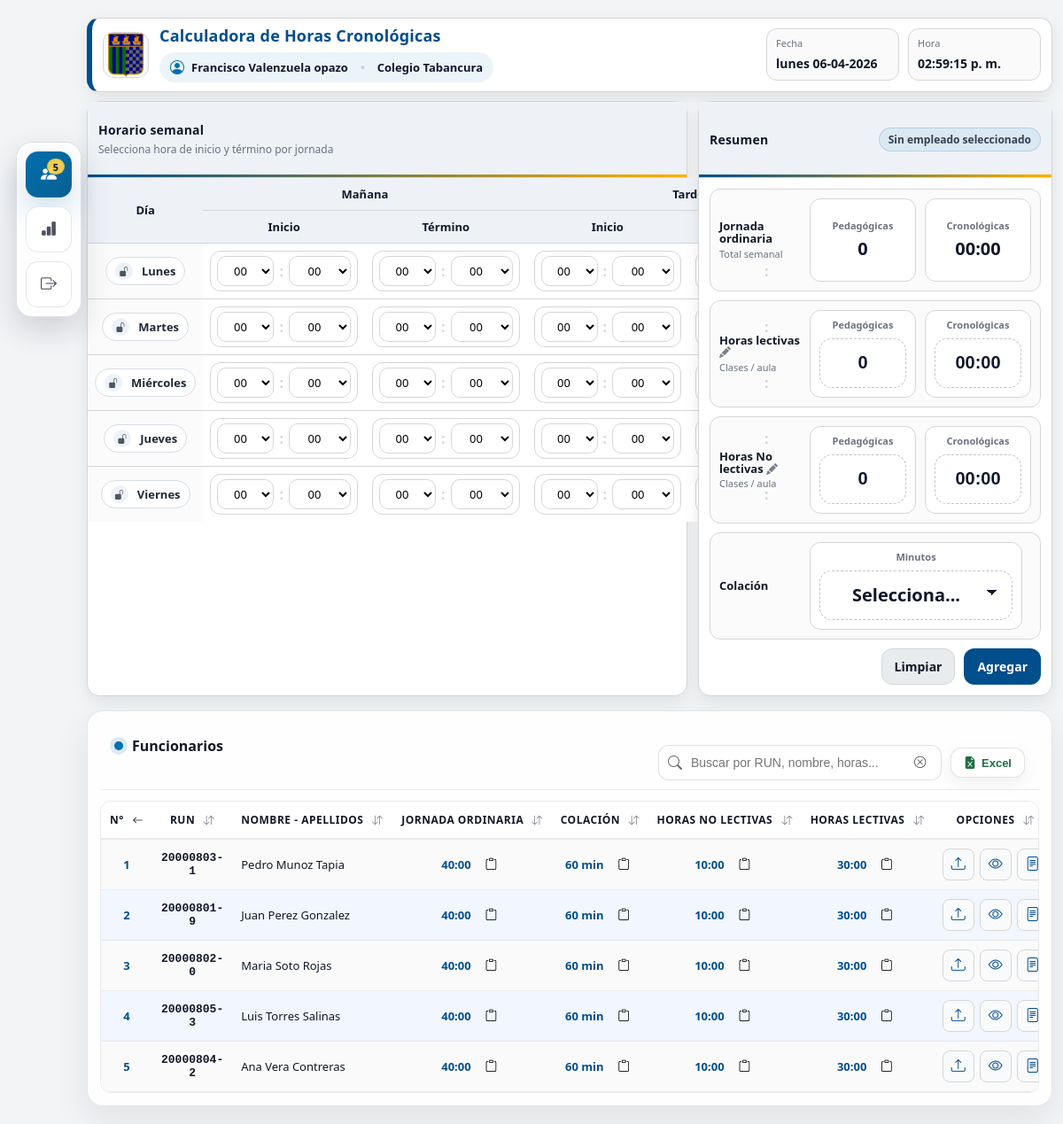
The app's page /index.php (signed in), older data.
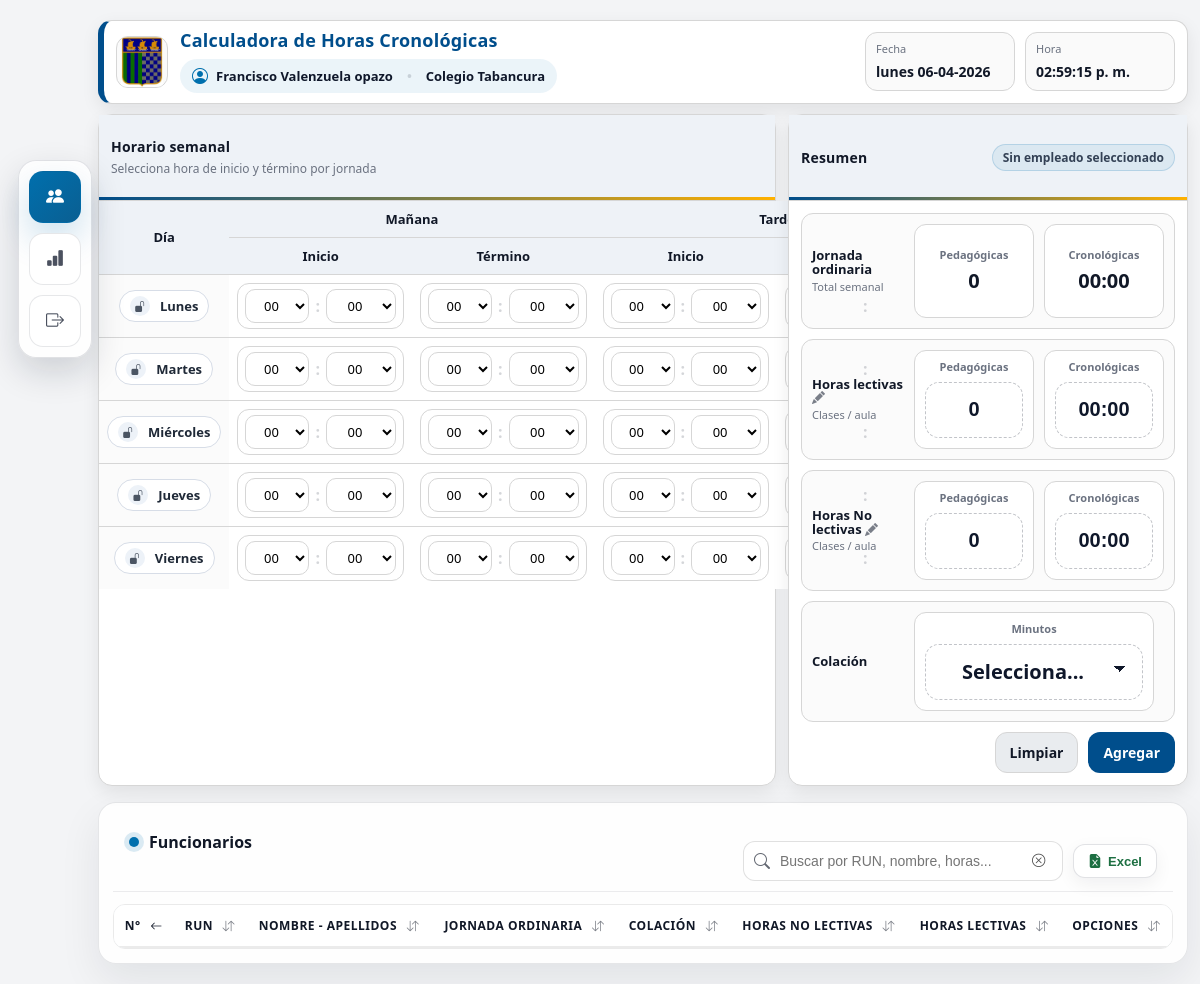
The same page, newer data.
### tables this page shows
CREATE TABLE `empleados` (
  `id_empleado` int(11) NOT NULL,
  `codigo` varchar(30) NOT NULL,
  `run` varchar(12) NOT NULL,
  `id_colegio` int(11) NOT NULL,
  `nombres` varchar(80) NOT NULL,
  `apellido_paterno` varchar(60) NOT NULL,
  `apellido_materno` varchar(60) NOT NULL,
  `email` varchar(120) DEFAULT NULL,
  `telefono` varchar(30) DEFAULT NULL,
  `activo` tinyint(4) NOT NULL DEFAULT 1,
  `created_at` timestamp NOT NULL DEFAULT current_timestamp(),
  `updated_at` timestamp NULL DEFAULT NULL,
  `foto` varchar(255) DEFAULT NULL,
  `genero` int(11) NOT NULL
);

CREATE TABLE `contratos_empleado` (
  `id_contrato` int(11) NOT NULL,
  `id_empleado` int(11) NOT NULL,
  `fecha_inicio` date NOT NULL,
  `fecha_fin` date DEFAULT NULL,
  `horas_semanales_cron` int(11) NOT NULL,
  `horas_lectivas` int(11) NOT NULL DEFAULT 0,
  `horas_no_lectivas` int(11) NOT NULL DEFAULT 0,
  `min_colacion_diaria` int(11) NOT NULL DEFAULT 0,
  `observacion` varchar(255) DEFAULT NULL,
  `created_at` timestamp NOT NULL DEFAULT current_timestamp()
);

### index.php (the view, shortened to what the rows shown need)
<?php
require_once __DIR__ . "/class/conexion.php";
require_once __DIR__ . "/class/funciones.php";
require_once __DIR__ . "/class/helpers.php";
$db = new MySQL("qaseduc_calculo_horario", "qaseduc_ucomun", "jorquera86;");
$funciones = new Funciones($db);
$idUsuarioSesion = (int)($_SESSION["id_usuario"] ?? 0);
$esSuperAdminOperativo = $funciones->usuarioTieneRol($idUsuarioSesion, 1);
$verTodosColegios = $esSuperAdminOperativo;
$empleados = $funciones->obtenerEmpleadosConResumen($_SESSION["id_colegio"], $verTodosColegios);
?>
<!doctype html>
<html lang="es">
<head>
    <link rel="stylesheet" type="text/css" href="css/principal.css?v=<?= filemtime(__DIR__ . '/css/principal.css') ?>">
    <link rel="stylesheet" type="text/css" href="css/menu_lateral.css?v=<?= filemtime(__DIR__ . '/css/menu_lateral.css') ?>">
    <link rel="stylesheet" type="text/css" href="css/modales.css?v=<?= filemtime(__DIR__ . '/css/modales.css') ?>">
    <link rel="stylesheet" type="text/css" href="css/index.css?v=<?= filemtime(__DIR__ . '/css/index.css') ?>">
</head>
<link rel="stylesheet" href="https://cdn.jsdelivr.net/npm/bootstrap-icons@1.11.3/font/bootstrap-icons.min.css">
<div class="page">
    <?php include __DIR__ . "/header.php"; ?>
    <main class="content">
        <section class="card">
            <div class="card-head card-head-balanced">
                <div class="card-head-main">
                    <h2>Horario semanal</h2>
                </div>
            </div>
            <div class="table-wrap">
                <table>
                    <thead>
                        <tr>
                            <th rowspan="2">Día</th>
                            <th colspan="2">Mañana</th>
                            <th colspan="2">
                                <div style="display:flex;align-items:center;justify-content:center;gap:10px;">
                                    <span>Tarde</span>
                                </div>
                            </th>
                        </tr>
                        <tr>
                            <th>Inicio</th>
                            <th>Término</th>
                            <th>Inicio</th>
                            <th>Término</th>
                        </tr>
                    </thead>
                </table>
            </div>
        </section>
        <aside class="card">
            <div class="card-head card-head-balanced">
                <div class="card-head-main">
                    <h2>Resumen</h2>
                </div>
            </div>
        </aside>
    </main>
<div class="panel empleados-panel">
  <div class="emp-table-wrap">
    <table class="emp-table" id="empTable">
      <thead>
        <tr>
          <th class="sortable" data-type="number">N° <i class="bi bi-arrow-down-up sort-ico"></i></th>
          <th class="sortable" data-type="text">RUN <i class="bi bi-arrow-down-up sort-ico"></i></th>
          <th class="sortable" data-type="text">Nombre - Apellidos <i class="bi bi-arrow-down-up sort-ico"></i></th>
          <th class="sortable" data-type="time">
            <span class="th-flex">
              Jornada Ordinaria
            </span>
            <i class="bi bi-arrow-down-up sort-ico"></i>
          </th>
          <th class="sortable" data-type="minutes">
            <span class="th-flex">
              Colación
            </span>
            <i class="bi bi-arrow-down-up sort-ico"></i>
          </th>
          <th class="sortable" data-type="time">
            <span class="th-flex">
              Horas No Lectivas
            </span>
            <i class="bi bi-arrow-down-up sort-ico"></i>
          </th>
          <th class="sortable" data-type="time">
            <span class="th-flex">
              Horas Lectivas
            </span>
            <i class="bi bi-arrow-down-up sort-ico"></i>
          </th>
          <th class="sortable" data-type="text">Opciones <i class="bi bi-arrow-down-up sort-ico"></i></th>
        </tr>
      </thead>
      <tbody>
        <?php $contador = 1; foreach($empleados as $e):
          $nombresEmp = trim((string)($e['nombres'] ?? ''));
          $apPatEmp = trim((string)($e['apellido_paterno'] ?? ''));
          $apMatEmp = trim((string)($e['apellido_materno'] ?? ''));
          $runEmp = trim((string)($e['run'] ?? ''));
          $generoEmp = trim((string)($e['genero'] ?? ''));
          $nomColegioEmp = trim((string)($e['nco_colegio'] ?? ($e['nom_colegio'] ?? '')));
          $nombre = trim($nombresEmp.' '.$apPatEmp.' '.$apMatEmp);
          $idEmpleado  = (int)$e['id_empleado'];
          $idContrato  = (int)($e['id_contrato'] ?? 0);
          $jornadaMin = (int)($e['horas_semanales_cron'] ?? 0);
          $jornadaTxt = minutosAHHMM($jornadaMin);
          $lectivasTxt   = isset($e['horas_lectivas_hhmm']) ? $e['horas_lectivas_hhmm'] : '00:00';
          $noLectivasTxt = isset($e['horas_no_lectivas_hhmm']) ? $e['horas_no_lectivas_hhmm'] : '00:00';
          $colacionMin = (int)($e['min_colacion_diaria'] ?? 0);
          $colacionTxt = $colacionMin . ' min';
          $obs = trim((string)($e['observacion'] ?? ''));
        ?>
        <tr data-filter="<?= htmlspecialchars(mb_strtolower($contador.' '.$runEmp.' '.$nombre.' '.$nomColegioEmp.' '.$jornadaTxt.' '.$colacionTxt.' '.$noLectivasTxt.' '.$lectivasTxt), ENT_QUOTES) ?>">
          <td class="cell-num" data-col="N°" data-value="<?= $contador ?>"><?= $contador ?></td>
          <td class="cell-run" data-col="RUN" data-value="<?= htmlspecialchars($runEmp, ENT_QUOTES) ?>">
            <?= htmlspecialchars($runEmp) ?>
          </td>
          <td class="cell-nombre" data-col="Nombre" data-value="<?= htmlspecialchars($nombre, ENT_QUOTES) ?>">
            <?= htmlspecialchars($nombre) ?>
          </td>
          <td class="cell-center" data-col="Jornada Ordinaria" data-type="time" data-value="<?= htmlspecialchars($jornadaTxt, ENT_QUOTES) ?>">
            <div class="cell-copy">
              <span class="cell-val"><?= htmlspecialchars($jornadaTxt) ?></span>
              <button type="button" class="meta-copy" title="Copiar"
                onclick="copiarDato('<?= htmlspecialchars($jornadaTxt, ENT_QUOTES) ?>')">
                <i class="bi bi-clipboard"></i>
              </button>
            </div>
          </td>
          <td class="cell-center" data-col="Colación" data-type="minutes" data-value="<?= htmlspecialchars($colacionTxt, ENT_QUOTES) ?>">
            <div class="cell-copy">
              <span class="cell-val"><?= htmlspecialchars($colacionTxt) ?></span>
              <button type="button" class="meta-copy" title="Copiar"
                onclick="copiarDato('<?= htmlspecialchars($colacionTxt, ENT_QUOTES) ?>')">
                <i class="bi bi-clipboard"></i>
              </button>
            </div>
          </td>
          <td class="cell-center" data-col="Horas No Lectivas" data-type="time" data-value="<?= htmlspecialchars($noLectivasTxt, ENT_QUOTES) ?>">
            <div class="cell-copy">
              <span class="cell-val"><?= htmlspecialchars($noLectivasTxt) ?></span>
              <button type="button" class="meta-copy" title="Copiar"
                onclick="copiarDato('<?= htmlspecialchars($noLectivasTxt, ENT_QUOTES) ?>')">
                <i class="bi bi-clipboard"></i>
              </button>
            </div>
          </td>
          <td class="cell-center" data-col="Horas Lectivas" data-type="time" data-value="<?= htmlspecialchars($lectivasTxt, ENT_QUOTES) ?>">
            <div class="cell-copy">
              <span class="cell-val"><?= htmlspecialchars($lectivasTxt) ?></span>
              <button type="button" class="meta-copy" title="Copiar"
                onclick="copiarDato('<?= htmlspecialchars($lectivasTxt, ENT_QUOTES) ?>')">
                <i class="bi bi-clipboard"></i>
              </button>
            </div>
          </td>
          <td class="cell-opciones" data-col="Opciones" data-value="opciones">
            <div class="cell-actions">
              <button type="button" class="btn-table-icon" title="Cargar horario"
                data-id-empleado="<?= $idEmpleado ?>"
                data-id-contrato="<?= $idContrato ?>"
                data-empleado-nombre="<?= htmlspecialchars($nombre, ENT_QUOTES) ?>"
                data-empleado-nombres="<?= htmlspecialchars($nombresEmp, ENT_QUOTES) ?>"
                data-empleado-ap-paterno="<?= htmlspecialchars($apPatEmp, ENT_QUOTES) ?>"
                data-empleado-ap-materno="<?= htmlspecialchars($apMatEmp, ENT_QUOTES) ?>"
                data-empleado-genero="<?= htmlspecialchars($generoEmp, ENT_QUOTES) ?>"
                data-empleado-observacion="<?= htmlspecialchars($obs, ENT_QUOTES) ?>"
                data-empleado-run="<?= htmlspecialchars($runEmp, ENT_QUOTES) ?>"
                data-jornada-cro="<?= htmlspecialchars($jornadaTxt, ENT_QUOTES) ?>"
                data-colacion-min="<?= (int)$colacionMin ?>"
                data-lectivas-cro="<?= htmlspecialchars($lectivasTxt, ENT_QUOTES) ?>"
                data-nolectivas-cro="<?= htmlspecialchars($noLectivasTxt, ENT_QUOTES) ?>"
                onclick="seleccionarEmpleado(event, this, <?= $idEmpleado ?>, <?= $idContrato ?>)">
                <i class="bi bi-upload"></i>
              </button>
              <button type="button" class="btn-table-icon" title="Ver detalle"
                onclick="verDetalleHorario(<?= $idEmpleado ?>, <?= $idContrato ?>)">
                <i class="bi bi-eye"></i>
              </button>
              <button type="button" class="btn-table-icon" title="Observación"
                onclick="verObservacion(<?= $idEmpleado ?>, '<?= htmlspecialchars($nombre, ENT_QUOTES) ?>')">
                <i class="bi bi-file-text"></i>
              </button>
            </div>
          </td>
        </tr>
        <?php $contador++; endforeach; ?>
      </tbody>
    </table>
  </div>
</div>
</div>
</body>
</html>

Row changes from the older to the newer data that the page shows:
removed empleados: run "20000803-1", nombre "Pedro Munoz Tapia", contratos_empleado.horas_semanales_cron "40:00", contratos_empleado.min_colacion_diaria "60 min", noLectivasTxt "10:00", lectivasTxt "30:00"
removed empleados: run "20000801-9", nombre "Juan Perez Gonzalez", contratos_empleado.horas_semanales_cron "40:00", contratos_empleado.min_colacion_diaria "60 min", noLectivasTxt "10:00", lectivasTxt "30:00"
removed empleados: run "20000802-0", nombre "Maria Soto Rojas", contratos_empleado.horas_semanales_cron "40:00", contratos_empleado.min_colacion_diaria "60 min", noLectivasTxt "10:00", lectivasTxt "30:00"
removed empleados: run "20000805-3", nombre "Luis Torres Salinas", contratos_empleado.horas_semanales_cron "40:00", contratos_empleado.min_colacion_diaria "60 min", noLectivasTxt "10:00", lectivasTxt "30:00"
removed empleados: run "20000804-2", nombre "Ana Vera Contreras", contratos_empleado.horas_semanales_cron "40:00", contratos_empleado.min_colacion_diaria "60 min", noLectivasTxt "10:00", lectivasTxt "30:00"
Text that changed along with them:
$totalEmpleados: "5" → (not shown)
